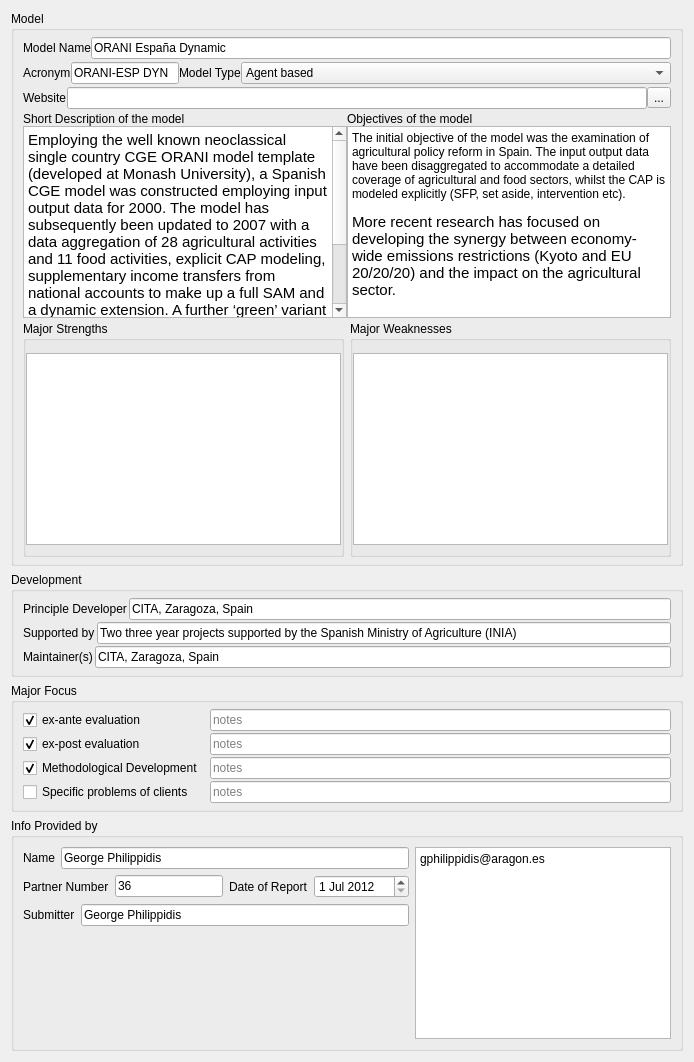
      <widget class="QWidget" name="tabBasicInfo">
       <attribute name="title">
        <string>Basic Info</string>
       </attribute>
       <layout class="QGridLayout" name="gridLayout_3">
        <item row="0" column="0">
         <widget class="QGroupBox" name="grpbxBasicInfoModel">
          <property name="title">
           <string>Model</string>
          </property>
          <layout class="QGridLayout" name="gridLayout_2">
           <property name="topMargin">
            <number>6</number>
           </property>
           <property name="bottomMargin">
            <number>6</number>
           </property>
           <property name="verticalSpacing">
            <number>3</number>
           </property>
           <item row="4" column="0">
            <widget class="QGroupBox" name="grbxBasicInfoMajorStrengths">
             <property name="title">
              <string>Major Strengths</string>
             </property>
             <property name="flat">
              <bool>true</bool>
             </property>
             <layout class="QGridLayout" name="gridLayout_20">
              <property name="leftMargin">
               <number>0</number>
              </property>
              <property name="topMargin">
               <number>12</number>
              </property>
              <property name="rightMargin">
               <number>0</number>
              </property>
              <property name="horizontalSpacing">
               <number>-1</number>
              </property>
              <property name="verticalSpacing">
               <number>0</number>
              </property>
              <item row="0" column="0">
               <widget class="QPlainTextEdit" name="tedBasicInfoMajorStrengths"/>
              </item>
             </layout>
            </widget>
           </item>
           <item row="4" column="1">
            <widget class="QGroupBox" name="grbxBasicInfoMajorWeaknesses">
             <property name="title">
              <string>Major Weaknesses</string>
             </property>
             <property name="flat">
              <bool>true</bool>
             </property>
             <layout class="QGridLayout" name="gridLayout_21">
              <property name="leftMargin">
               <number>0</number>
              </property>
              <property name="topMargin">
               <number>12</number>
              </property>
              <property name="rightMargin">
               <number>0</number>
              </property>
              <property name="horizontalSpacing">
               <number>-1</number>
              </property>
              <property name="verticalSpacing">
               <number>0</number>
              </property>
              <item row="0" column="0">
               <widget class="QPlainTextEdit" name="tedBasicInfoMajorWeaknesses"/>
              </item>
             </layout>
            </widget>
           </item>
           <item row="3" column="0" colspan="2">
            <layout class="QHBoxLayout" name="horizontalLayout_3">
             <item>
              <layout class="QVBoxLayout" name="verticalLayout_2">
               <item>
                <widget class="QLabel" name="lblShortDescriptionOfModel">
                 <property name="text">
                  <string>Short Description of the model</string>
                 </property>
                 <property name="buddy">
                  <cstring>txtbrwsShortDescriptionOfModel</cstring>
                 </property>
                </widget>
               </item>
               <item>
                <widget class="QTextBrowser" name="txtbrwsObjectivesOfModel">
                 <property name="html">
                  <string>&lt;!DOCTYPE HTML PUBLIC &quot;-//W3C//DTD HTML 4.0//EN&quot; &quot;http://www.w3.org/TR/REC-html40/strict.dtd&quot;&gt;
&lt;html&gt;&lt;head&gt;&lt;meta name=&quot;qrichtext&quot; content=&quot;1&quot; /&gt;&lt;style type=&quot;text/css&quot;&gt;
p, li { white-space: pre-wrap; }
&lt;/style&gt;&lt;/head&gt;&lt;body style=&quot; font-family:'.Lucida Grande UI'; font-size:9pt; font-weight:400; font-style:normal;&quot;&gt;
&lt;p style=&quot; margin-top:0px; margin-bottom:0px; margin-left:0px; margin-right:0px; -qt-block-indent:0; text-indent:0px;&quot;&gt;&lt;span style=&quot; font-family:'Calibri'; font-size:11pt;&quot;&gt;Employing the well known neoclassical single country CGE ORANI model template (developed at Monash University), a Spanish CGE model was constructed employing input output data for 2000. The model has subsequently been updated to 2007 with a data aggregation of 28 agricultural activities and 11 food activities, explicit CAP modeling, supplementary income transfers from national accounts to make up a full SAM and a dynamic extension. A further ‘green’ variant of the model is currently developing to examine emissions restrictions in Spain. Includes energy nests, full emissions database and complementary slack conditions to model permits (ETS) and non permit schemes.&lt;/span&gt;&lt;/p&gt;&lt;/body&gt;&lt;/html&gt;</string>
                 </property>
                </widget>
               </item>
              </layout>
             </item>
             <item>
              <layout class="QVBoxLayout" name="verticalLayout">
               <item>
                <widget class="QLabel" name="lblObjectivesOfModel">
                 <property name="text">
                  <string>Objectives of the model</string>
                 </property>
                 <property name="buddy">
                  <cstring>txtbrwsObjectivesOfModel</cstring>
                 </property>
                </widget>
               </item>
               <item>
                <widget class="QTextBrowser" name="txtbrwsShortDescriptionOfModel">
                 <property name="html">
                  <string>&lt;!DOCTYPE HTML PUBLIC &quot;-//W3C//DTD HTML 4.0//EN&quot; &quot;http://www.w3.org/TR/REC-html40/strict.dtd&quot;&gt;
&lt;html&gt;&lt;head&gt;&lt;meta name=&quot;qrichtext&quot; content=&quot;1&quot; /&gt;&lt;style type=&quot;text/css&quot;&gt;
p, li { white-space: pre-wrap; }
&lt;/style&gt;&lt;/head&gt;&lt;body style=&quot; font-family:'.Lucida Grande UI'; font-size:9pt; font-weight:400; font-style:normal;&quot;&gt;
&lt;p style=&quot; margin-top:12px; margin-bottom:0px; margin-left:0px; margin-right:0px; -qt-block-indent:0; text-indent:0px;&quot;&gt;The initial objective of the model was the examination of agricultural policy reform in Spain. The input output data have been disaggregated to accommodate a detailed coverage of agricultural and food sectors, whilst the CAP is modeled explicitly (SFP, set aside, intervention etc). &lt;/p&gt;
&lt;p style=&quot; margin-top:12px; margin-bottom:0px; margin-left:0px; margin-right:0px; -qt-block-indent:0; text-indent:0px;&quot;&gt;&lt;span style=&quot; font-family:'Calibri'; font-size:11pt;&quot;&gt;More recent research has focused on developing the synergy between economy-wide emissions restrictions (Kyoto and EU 20/20/20) and the impact on the agricultural sector.&lt;/span&gt;&lt;/p&gt;&lt;/body&gt;&lt;/html&gt;</string>
                 </property>
                </widget>
               </item>
              </layout>
             </item>
            </layout>
           </item>
           <item row="2" column="0" colspan="2">
            <layout class="QHBoxLayout" name="horizontalLayout_4">
             <item>
              <widget class="QLabel" name="lblBasicInfoWebsite">
               <property name="text">
                <string>Website</string>
               </property>
               <property name="buddy">
                <cstring>leBasicInfoWebsite</cstring>
               </property>
              </widget>
             </item>
             <item>
              <layout class="QHBoxLayout" name="horizontalLayout">
               <item>
                <widget class="QLineEdit" name="leBasicInfoWebsite"/>
               </item>
               <item>
                <widget class="QToolButton" name="tlbtnBasicInfoGoToWebsite">
                 <property name="toolTip">
                  <string>View Website</string>
                 </property>
                 <property name="text">
                  <string>...</string>
                 </property>
                </widget>
               </item>
              </layout>
             </item>
            </layout>
           </item>
           <item row="1" column="0" colspan="2">
            <layout class="QHBoxLayout" name="horizontalLayout_5">
             <item>
              <widget class="QLabel" name="lblBasicInfoAcronym">
               <property name="text">
                <string>Acronym</string>
               </property>
               <property name="buddy">
                <cstring>leBasicInfoAcronym</cstring>
               </property>
              </widget>
             </item>
             <item>
              <widget class="QLineEdit" name="leBasicInfoAcronym">
               <property name="text">
                <string>ORANI-ESP DYN</string>
               </property>
              </widget>
             </item>
             <item>
              <widget class="QLabel" name="lblBasicInfoModelType">
               <property name="text">
                <string>Model Type</string>
               </property>
              </widget>
             </item>
             <item>
              <widget class="QComboBox" name="cbBasicInfoModelType">
               <property name="sizePolicy">
                <sizepolicy hsizetype="Preferred" vsizetype="Fixed">
                 <horstretch>1</horstretch>
                 <verstretch>0</verstretch>
                </sizepolicy>
               </property>
               <property name="maxVisibleItems">
                <number>15</number>
               </property>
               <item>
                <property name="text">
                 <string>Agent based</string>
                </property>
               </item>
               <item>
                <property name="text">
                 <string>Agricultural Economics and Trade</string>
                </property>
               </item>
               <item>
                <property name="text">
                 <string>Bio-economic</string>
                </property>
               </item>
               <item>
                <property name="text">
                 <string>Combined Grass and Livestock</string>
                </property>
               </item>
               <item>
                <property name="text">
                 <string>Crop</string>
                </property>
               </item>
               <item>
                <property name="text">
                 <string>Decision Support System</string>
                </property>
               </item>
               <item>
                <property name="text">
                 <string>Ecological Systems</string>
                </property>
               </item>
               <item>
                <property name="text">
                 <string>Game Simulation</string>
                </property>
               </item>
               <item>
                <property name="text">
                 <string>Grass</string>
                </property>
               </item>
               <item>
                <property name="text">
                 <string>Household</string>
                </property>
               </item>
               <item>
                <property name="text">
                 <string>Hydrological/Irrigation</string>
                </property>
               </item>
               <item>
                <property name="text">
                 <string>Integrated Assessment</string>
                </property>
               </item>
               <item>
                <property name="text">
                 <string>Integrated Crop and Climate</string>
                </property>
               </item>
               <item>
                <property name="text">
                 <string>Livestock</string>
                </property>
               </item>
               <item>
                <property name="text">
                 <string>Livestock Pest/Disease/Epidemiological</string>
                </property>
               </item>
               <item>
                <property name="text">
                 <string>Plant Pest/Disease/Epidemiological</string>
                </property>
               </item>
               <item>
                <property name="text">
                 <string>Plant Process</string>
                </property>
               </item>
               <item>
                <property name="text">
                 <string>Software/Modelling Platforms</string>
                </property>
               </item>
               <item>
                <property name="text">
                 <string>Soil</string>
                </property>
               </item>
               <item>
                <property name="text">
                 <string>Supporting tools</string>
                </property>
               </item>
              </widget>
             </item>
            </layout>
           </item>
           <item row="0" column="0" colspan="2">
            <layout class="QHBoxLayout" name="horizontalLayout_6">
             <item>
              <widget class="QLabel" name="lblBasicInfoModelName">
               <property name="text">
                <string>Model Name</string>
               </property>
               <property name="buddy">
                <cstring>leBasicInfoModelName</cstring>
               </property>
              </widget>
             </item>
             <item>
              <widget class="QLineEdit" name="leBasicInfoModelName">
               <property name="text">
                <string>ORANI España Dynamic</string>
               </property>
              </widget>
             </item>
            </layout>
           </item>
          </layout>
         </widget>
        </item>
        <item row="1" column="0">
         <widget class="QGroupBox" name="groupBox">
          <property name="title">
           <string>Development</string>
          </property>
          <layout class="QVBoxLayout" name="verticalLayout_3">
           <property name="spacing">
            <number>2</number>
           </property>
           <property name="topMargin">
            <number>6</number>
           </property>
           <property name="bottomMargin">
            <number>6</number>
           </property>
           <item>
            <layout class="QHBoxLayout" name="horizontalLayout_7">
             <item>
              <widget class="QLabel" name="lblBasicInfoPrincipleDeveloper">
               <property name="text">
                <string>Principle Developer</string>
               </property>
              </widget>
             </item>
             <item>
              <widget class="QLineEdit" name="leBasicInfoPrincipleDeveloper">
               <property name="text">
                <string>CITA, Zaragoza, Spain</string>
               </property>
              </widget>
             </item>
            </layout>
           </item>
           <item>
            <layout class="QHBoxLayout" name="horizontalLayout_8">
             <item>
              <widget class="QLabel" name="lblBasicInfoSupportedBy">
               <property name="text">
                <string>Supported by</string>
               </property>
              </widget>
             </item>
             <item>
              <widget class="QLineEdit" name="leBasicInfoSupportedBy">
               <property name="text">
                <string>Two three year projects supported by the Spanish Ministry of Agriculture (INIA)</string>
               </property>
              </widget>
             </item>
            </layout>
           </item>
           <item>
            <layout class="QHBoxLayout" name="horizontalLayout_9">
             <item>
              <widget class="QLabel" name="lblBasicInfoMaintainers">
               <property name="text">
                <string>Maintainer(s)</string>
               </property>
              </widget>
             </item>
             <item>
              <widget class="QLineEdit" name="leBasicInfoMaintainers">
               <property name="text">
                <string>CITA, Zaragoza, Spain</string>
               </property>
              </widget>
             </item>
            </layout>
           </item>
          </layout>
         </widget>
        </item>
        <item row="2" column="0">
         <widget class="QGroupBox" name="grpbxBasicInfoMajorFocus">
          <property name="title">
           <string>Major Focus</string>
          </property>
          <layout class="QGridLayout" name="gridLayout_4">
           <property name="topMargin">
            <number>6</number>
           </property>
           <property name="bottomMargin">
            <number>6</number>
           </property>
           <property name="verticalSpacing">
            <number>2</number>
           </property>
           <item row="0" column="0">
            <widget class="QCheckBox" name="chkbxBasicInfoExAnteEvaluation">
             <property name="sizePolicy">
              <sizepolicy hsizetype="Minimum" vsizetype="Fixed">
               <horstretch>0</horstretch>
               <verstretch>0</verstretch>
              </sizepolicy>
             </property>
             <property name="text">
              <string>ex-ante evaluation</string>
             </property>
             <property name="checked">
              <bool>true</bool>
             </property>
            </widget>
           </item>
           <item row="0" column="1">
            <widget class="QLineEdit" name="leBasicInfoExAnteEvalNotes">
             <property name="sizePolicy">
              <sizepolicy hsizetype="Expanding" vsizetype="Fixed">
               <horstretch>0</horstretch>
               <verstretch>0</verstretch>
              </sizepolicy>
             </property>
             <property name="placeholderText">
              <string>notes</string>
             </property>
            </widget>
           </item>
           <item row="1" column="0">
            <widget class="QCheckBox" name="chkbxBasicInfoExPostEvaluation">
             <property name="text">
              <string>ex-post evaluation</string>
             </property>
             <property name="checked">
              <bool>true</bool>
             </property>
            </widget>
           </item>
           <item row="1" column="1">
            <widget class="QLineEdit" name="leBasicInfoExPostEvalNotes">
             <property name="placeholderText">
              <string>notes</string>
             </property>
            </widget>
           </item>
           <item row="2" column="0">
            <widget class="QCheckBox" name="chkbxBasicInfoMethodologicalDevel">
             <property name="text">
              <string>Methodological Development</string>
             </property>
             <property name="checked">
              <bool>true</bool>
             </property>
            </widget>
           </item>
           <item row="2" column="1">
            <widget class="QLineEdit" name="leBasicInfoMethDevelNotes">
             <property name="placeholderText">
              <string>notes</string>
             </property>
            </widget>
           </item>
           <item row="3" column="0">
            <widget class="QCheckBox" name="chkbxBasicInfoSpecificProblemsOfClients">
             <property name="text">
              <string>Specific problems of clients</string>
             </property>
            </widget>
           </item>
           <item row="3" column="1">
            <widget class="QLineEdit" name="leBasicInfoSpecificProbsNotes">
             <property name="placeholderText">
              <string>notes</string>
             </property>
            </widget>
           </item>
          </layout>
         </widget>
        </item>
        <item row="3" column="0">
         <widget class="QGroupBox" name="grpbxBasicInfoInfoProvidedBy">
          <property name="title">
           <string>Info Provided by</string>
          </property>
          <layout class="QGridLayout" name="gridLayout">
           <item row="0" column="0">
            <layout class="QVBoxLayout" name="verticalLayout_4">
             <item>
              <layout class="QHBoxLayout" name="horizontalLayout_10">
               <item>
                <widget class="QLabel" name="lblBasicInfoName">
                 <property name="text">
                  <string>Name</string>
                 </property>
                 <property name="buddy">
                  <cstring>leBasicInfoName</cstring>
                 </property>
                </widget>
               </item>
               <item>
                <widget class="QLineEdit" name="leBasicInfoName">
                 <property name="text">
                  <string>George Philippidis</string>
                 </property>
                </widget>
               </item>
              </layout>
             </item>
             <item>
              <layout class="QHBoxLayout" name="horizontalLayout_2">
               <item>
                <widget class="QLabel" name="lblBasicInfoPartnerNumber">
                 <property name="text">
                  <string>Partner Number</string>
                 </property>
                 <property name="buddy">
                  <cstring>leBasicInfoPartnerNumber</cstring>
                 </property>
                </widget>
               </item>
               <item>
                <widget class="QLineEdit" name="leBasicInfoPartnerNumber">
                 <property name="text">
                  <string>36</string>
                 </property>
                </widget>
               </item>
               <item>
                <widget class="QLabel" name="lblBasicInfoDateOfReport">
                 <property name="text">
                  <string>Date of Report</string>
                 </property>
                 <property name="buddy">
                  <cstring>dateEditBasicInfoDateOfReport</cstring>
                 </property>
                </widget>
               </item>
               <item>
                <widget class="QDateEdit" name="dateEditBasicInfoDateOfReport">
                 <property name="toolTip">
                  <string>day/month/year</string>
                 </property>
                 <property name="date">
                  <date>
                   <year>2012</year>
                   <month>7</month>
                   <day>1</day>
                  </date>
                 </property>
                </widget>
               </item>
              </layout>
             </item>
             <item>
              <layout class="QHBoxLayout" name="horizontalLayout_11">
               <item>
                <widget class="QLabel" name="lblBasicInfoSubmitter">
                 <property name="text">
                  <string>Submitter</string>
                 </property>
                 <property name="buddy">
                  <cstring>leBasicInfoSubmitter</cstring>
                 </property>
                </widget>
               </item>
               <item>
                <widget class="QLineEdit" name="leBasicInfoSubmitter">
                 <property name="text">
                  <string>George Philippidis</string>
                 </property>
                </widget>
               </item>
              </layout>
             </item>
            </layout>
           </item>
           <item row="0" column="1" rowspan="2">
            <widget class="QTextEdit" name="tedBasicInfoAdditionalNotes">
             <property name="html">
              <string>&lt;!DOCTYPE HTML PUBLIC &quot;-//W3C//DTD HTML 4.0//EN&quot; &quot;http://www.w3.org/TR/REC-html40/strict.dtd&quot;&gt;
&lt;html&gt;&lt;head&gt;&lt;meta name=&quot;qrichtext&quot; content=&quot;1&quot; /&gt;&lt;style type=&quot;text/css&quot;&gt;
p, li { white-space: pre-wrap; }
&lt;/style&gt;&lt;/head&gt;&lt;body style=&quot; font-family:'.Lucida Grande UI'; font-size:9pt; font-weight:400; font-style:normal;&quot;&gt;
&lt;p style=&quot; margin-top:0px; margin-bottom:0px; margin-left:0px; margin-right:0px; -qt-block-indent:0; text-indent:0px;&quot;&gt;gphilippidis@aragon.es&lt;/p&gt;&lt;/body&gt;&lt;/html&gt;</string>
             </property>
             <property name="placeholderText">
              <string>Additional notes</string>
             </property>
            </widget>
           </item>
           <item row="1" column="0">
            <spacer name="verticalSpacer">
             <property name="orientation">
              <enum>Qt::Vertical</enum>
             </property>
             <property name="sizeHint" stdset="0">
              <size>
               <width>20</width>
               <height>33</height>
              </size>
             </property>
            </spacer>
           </item>
          </layout>
         </widget>
        </item>
       </layout>
      </widget>
